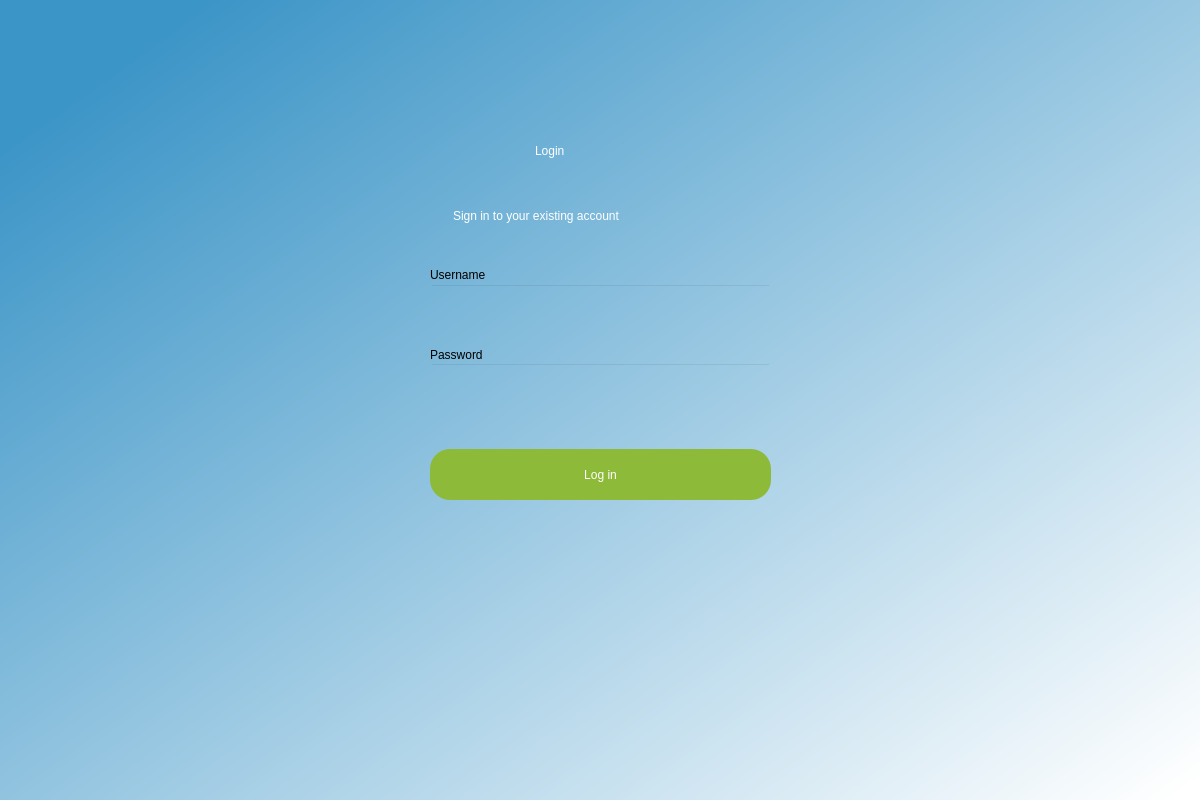
<?xml version="1.0" encoding="UTF-8"?>
<ui version="4.0">
 <class>Dialog</class>
 <widget class="QDialog" name="Dialog">
  <property name="geometry">
   <rect>
    <x>0</x>
    <y>0</y>
    <width>1200</width>
    <height>800</height>
   </rect>
  </property>
  <property name="windowTitle">
   <string>Dialog</string>
  </property>
  <widget class="QWidget" name="bgwidget" native="true">
   <property name="geometry">
    <rect>
     <x>0</x>
     <y>0</y>
     <width>1201</width>
     <height>801</height>
    </rect>
   </property>
   <property name="styleSheet">
    <string notr="true">QWidget#bgwidget{
background-color: qlineargradient(spread:pad, x1:0.065, y1:0.119, x2:0.991, y2:0.977, stop:0 rgba(60, 149, 199, 255), stop:1 rgba(255, 255, 255, 255));}</string>
   </property>
   <widget class="QLabel" name="label">
    <property name="geometry">
     <rect>
      <x>535</x>
      <y>120</y>
      <width>301</width>
      <height>61</height>
     </rect>
    </property>
    <property name="styleSheet">
     <string notr="true">font: 36pt &quot;MS Shell Dlg 2&quot;; 
color: rgb(255, 255, 255);</string>
    </property>
    <property name="text">
     <string>Login</string>
    </property>
   </widget>
   <widget class="QLabel" name="label_2">
    <property name="geometry">
     <rect>
      <x>453</x>
      <y>200</y>
      <width>299</width>
      <height>31</height>
     </rect>
    </property>
    <property name="styleSheet">
     <string notr="true">font: 16pt &quot;MS Shell Dlg 2&quot;;
color: rgb(255, 255, 255);</string>
    </property>
    <property name="text">
     <string>Sign in to your existing account</string>
    </property>
   </widget>
   <widget class="QPushButton" name="login">
    <property name="geometry">
     <rect>
      <x>430</x>
      <y>449</y>
      <width>341</width>
      <height>51</height>
     </rect>
    </property>
    <property name="styleSheet">
     <string notr="true">border-radius:20px;
font: 14pt &quot;MS Shell Dlg 2&quot;;
color: rgb(255, 255, 255);
background-color: rgb(141, 186, 56);</string>
    </property>
    <property name="text">
     <string>Log in</string>
    </property>
   </widget>
   <widget class="QLineEdit" name="emailfield">
    <property name="geometry">
     <rect>
      <x>430</x>
      <y>284</y>
      <width>341</width>
      <height>41</height>
     </rect>
    </property>
    <property name="styleSheet">
     <string notr="true">background-color:rgba(0,0,0,0);
font: 12pt &quot;MS Shell Dlg 2&quot;;</string>
    </property>
   </widget>
   <widget class="QLineEdit" name="passwordfield">
    <property name="geometry">
     <rect>
      <x>430</x>
      <y>363</y>
      <width>341</width>
      <height>41</height>
     </rect>
    </property>
    <property name="styleSheet">
     <string notr="true">background-color:rgba(0,0,0,0);
font: 12pt &quot;MS Shell Dlg 2&quot;;</string>
    </property>
   </widget>
   <widget class="QLabel" name="label_3">
    <property name="geometry">
     <rect>
      <x>430</x>
      <y>265</y>
      <width>81</width>
      <height>20</height>
     </rect>
    </property>
    <property name="styleSheet">
     <string notr="true">font: 10pt &quot;MS Shell Dlg 2&quot;;</string>
    </property>
    <property name="text">
     <string>Username</string>
    </property>
   </widget>
   <widget class="QLabel" name="label_4">
    <property name="geometry">
     <rect>
      <x>430</x>
      <y>345</y>
      <width>81</width>
      <height>20</height>
     </rect>
    </property>
    <property name="styleSheet">
     <string notr="true">font: 10pt &quot;MS Shell Dlg 2&quot;;</string>
    </property>
    <property name="text">
     <string>Password</string>
    </property>
   </widget>
   <widget class="QLabel" name="error">
    <property name="geometry">
     <rect>
      <x>430</x>
      <y>417</y>
      <width>341</width>
      <height>20</height>
     </rect>
    </property>
    <property name="styleSheet">
     <string notr="true">font: 12pt &quot;MS Shell Dlg 2&quot;; color:red;</string>
    </property>
    <property name="text">
     <string/>
    </property>
   </widget>
  </widget>
 </widget>
 <resources/>
 <connections/>
</ui>
